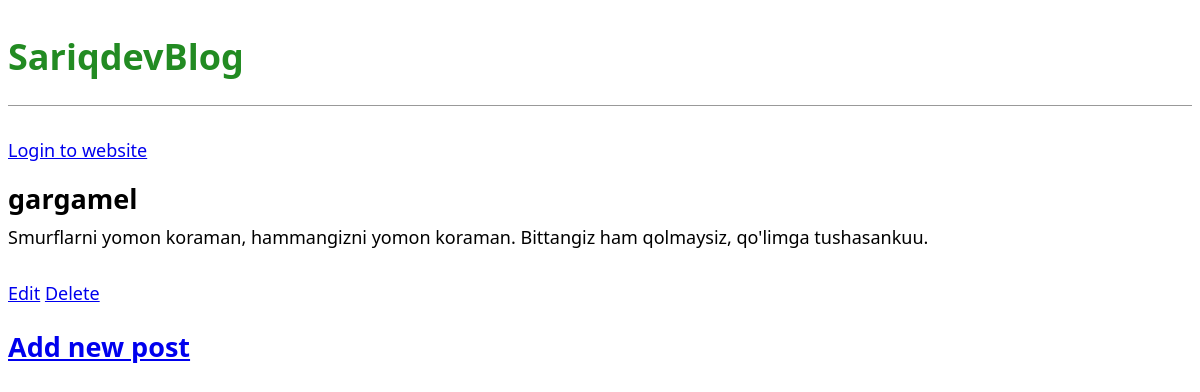
The app's page /post/2/ with its own data.
### blog/models.py (models this page shows, shortened)
class Post(models.Model):
    title = models.CharField(max_length=200)
    author = models.ForeignKey(
        'auth.User',
        on_delete=models.CASCADE,
    )
    body = models.TextField()

### blog/views.py (the view)
# urls.py: path('post/<int:pk>/', PostDetailView.as_view(), name='post_detail'),
class PostDetailView(DetailView):
    model = Post
    template_name = 'post_detail.html'

### templates/post_detail.html
{% extends 'base.html' %}
{% block content %}
    <div class="post-entry">
        <h2>
            {{ post.title }}
        </h2>
        <p>
            {{ post.body }}
        </p>
    </div>
<a href="{% url 'post_edit' post.pk %}">Edit</a>
<a href="{% url 'post_delete' post.pk %}">Delete</a>
{% endblock content %}

### static/css/base.css (style rules this page uses)
body { font-family: "Segoe UI", system-ui, sans-serif; font-size: 18px; }
.post-entry { margin-bottom: 2rem; }
.post-entry h2 { margin: 0.5rem 0; }
.post-entry p { margin: 0; font-weight: 400; }

### records on screen
Post: title "gargamel", body "Smurflarni yomon koraman, hammangizni yomon koraman. Bittangiz ham qolmaysiz, qo'limga tushasankuu."
